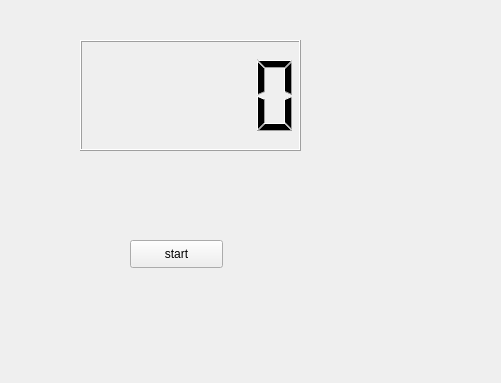
<?xml version="1.0" encoding="UTF-8"?>
<ui version="4.0">
 <class>Widget</class>
 <widget class="QWidget" name="Widget">
  <property name="geometry">
   <rect>
    <x>0</x>
    <y>0</y>
    <width>501</width>
    <height>383</height>
   </rect>
  </property>
  <property name="windowTitle">
   <string>Widget</string>
  </property>
  <widget class="QLCDNumber" name="lcdNumber">
   <property name="geometry">
    <rect>
     <x>80</x>
     <y>40</y>
     <width>221</width>
     <height>111</height>
    </rect>
   </property>
  </widget>
  <widget class="QPushButton" name="pushButton">
   <property name="geometry">
    <rect>
     <x>130</x>
     <y>240</y>
     <width>93</width>
     <height>28</height>
    </rect>
   </property>
   <property name="text">
    <string>start</string>
   </property>
  </widget>
 </widget>
 <resources/>
 <connections/>
</ui>
